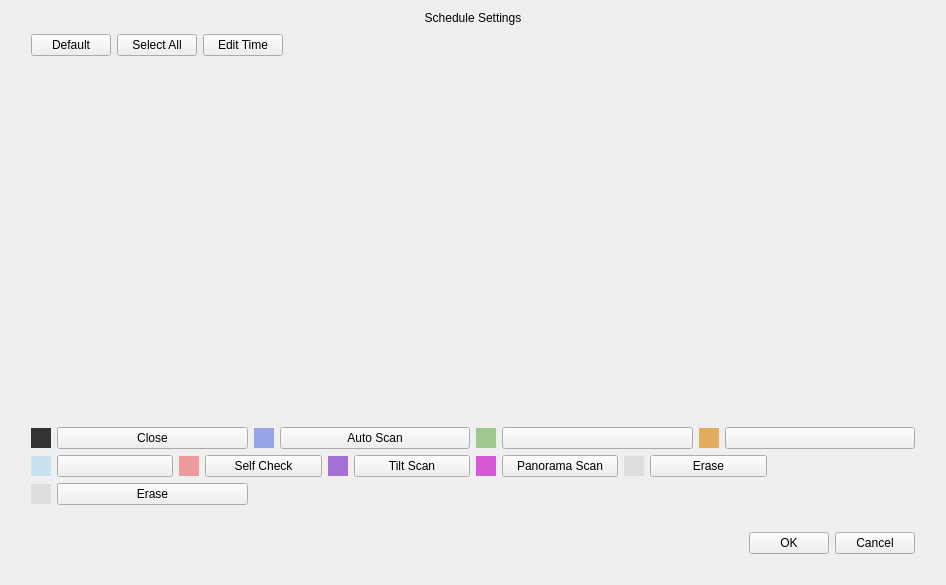
<?xml version="1.0" encoding="UTF-8"?>
<ui version="4.0">
 <class>PtzScheduleTask</class>
 <widget class="QWidget" name="PtzScheduleTask">
  <property name="geometry">
   <rect>
    <x>0</x>
    <y>0</y>
    <width>946</width>
    <height>585</height>
   </rect>
  </property>
  <property name="windowTitle">
   <string>Form</string>
  </property>
  <layout class="QVBoxLayout" name="verticalLayout">
   <property name="spacing">
    <number>0</number>
   </property>
   <item>
    <widget class="QLabel" name="label_title">
     <property name="text">
      <string>Schedule Settings</string>
     </property>
     <property name="alignment">
      <set>Qt::AlignCenter</set>
     </property>
    </widget>
   </item>
   <item>
    <widget class="QWidget" name="widget_background" native="true">
     <property name="sizePolicy">
      <sizepolicy hsizetype="Preferred" vsizetype="Expanding">
       <horstretch>0</horstretch>
       <verstretch>0</verstretch>
      </sizepolicy>
     </property>
     <layout class="QVBoxLayout" name="verticalLayout_2">
      <property name="leftMargin">
       <number>20</number>
      </property>
      <property name="rightMargin">
       <number>20</number>
      </property>
      <property name="bottomMargin">
       <number>20</number>
      </property>
      <item>
       <layout class="QHBoxLayout" name="horizontalLayout">
        <item>
         <widget class="MyPushButton" name="pushButtonDefault">
          <property name="text">
           <string>Default</string>
          </property>
         </widget>
        </item>
        <item>
         <widget class="MyPushButton" name="pushButtonSelectAll">
          <property name="text">
           <string>Select All</string>
          </property>
         </widget>
        </item>
        <item>
         <widget class="MyPushButton" name="pushButtonEditTime">
          <property name="text">
           <string>Edit Time</string>
          </property>
         </widget>
        </item>
        <item>
         <spacer name="horizontalSpacer">
          <property name="orientation">
           <enum>Qt::Horizontal</enum>
          </property>
          <property name="sizeHint" stdset="0">
           <size>
            <width>40</width>
            <height>20</height>
           </size>
          </property>
         </spacer>
        </item>
       </layout>
      </item>
      <item>
       <widget class="MsScheduleDraw" name="scheduleDraw" native="true">
        <property name="sizePolicy">
         <sizepolicy hsizetype="Preferred" vsizetype="Expanding">
          <horstretch>4</horstretch>
          <verstretch>0</verstretch>
         </sizepolicy>
        </property>
       </widget>
      </item>
      <item>
       <widget class="QWidget" name="widget_1" native="true">
        <layout class="QHBoxLayout" name="horizontalLayout_10">
         <property name="leftMargin">
          <number>0</number>
         </property>
         <property name="topMargin">
          <number>0</number>
         </property>
         <property name="rightMargin">
          <number>0</number>
         </property>
         <property name="bottomMargin">
          <number>0</number>
         </property>
         <item>
          <widget class="QWidget" name="widget_5" native="true">
           <property name="sizePolicy">
            <sizepolicy hsizetype="Preferred" vsizetype="Preferred">
             <horstretch>1</horstretch>
             <verstretch>0</verstretch>
            </sizepolicy>
           </property>
           <layout class="QHBoxLayout" name="horizontalLayout_3">
            <property name="leftMargin">
             <number>0</number>
            </property>
            <property name="topMargin">
             <number>0</number>
            </property>
            <property name="rightMargin">
             <number>0</number>
            </property>
            <property name="bottomMargin">
             <number>0</number>
            </property>
            <item>
             <widget class="ColorLabel" name="label_eventPopup_schedule">
              <property name="minimumSize">
               <size>
                <width>20</width>
                <height>0</height>
               </size>
              </property>
              <property name="maximumSize">
               <size>
                <width>20</width>
                <height>20</height>
               </size>
              </property>
              <property name="styleSheet">
               <string notr="true">background-color: #333333</string>
              </property>
              <property name="text">
               <string/>
              </property>
             </widget>
            </item>
            <item>
             <widget class="MyPushButton" name="pushButtonClose">
              <property name="sizePolicy">
               <sizepolicy hsizetype="Minimum" vsizetype="Fixed">
                <horstretch>0</horstretch>
                <verstretch>0</verstretch>
               </sizepolicy>
              </property>
              <property name="text">
               <string>Close</string>
              </property>
              <property name="checkable">
               <bool>true</bool>
              </property>
             </widget>
            </item>
           </layout>
          </widget>
         </item>
         <item>
          <widget class="QWidget" name="widget_6" native="true">
           <property name="sizePolicy">
            <sizepolicy hsizetype="Preferred" vsizetype="Preferred">
             <horstretch>1</horstretch>
             <verstretch>0</verstretch>
            </sizepolicy>
           </property>
           <layout class="QHBoxLayout" name="horizontalLayout_7">
            <property name="leftMargin">
             <number>0</number>
            </property>
            <property name="topMargin">
             <number>0</number>
            </property>
            <property name="rightMargin">
             <number>0</number>
            </property>
            <property name="bottomMargin">
             <number>0</number>
            </property>
            <item>
             <widget class="ColorLabel" name="label_eventPopup_schedule_2">
              <property name="minimumSize">
               <size>
                <width>20</width>
                <height>0</height>
               </size>
              </property>
              <property name="maximumSize">
               <size>
                <width>20</width>
                <height>20</height>
               </size>
              </property>
              <property name="styleSheet">
               <string notr="true">background-color: #95A5E8;</string>
              </property>
              <property name="text">
               <string/>
              </property>
             </widget>
            </item>
            <item>
             <widget class="MyPushButton" name="pushButtonAutoScan">
              <property name="sizePolicy">
               <sizepolicy hsizetype="Minimum" vsizetype="Fixed">
                <horstretch>0</horstretch>
                <verstretch>0</verstretch>
               </sizepolicy>
              </property>
              <property name="text">
               <string>Auto Scan</string>
              </property>
              <property name="checkable">
               <bool>true</bool>
              </property>
             </widget>
            </item>
           </layout>
          </widget>
         </item>
         <item>
          <widget class="QWidget" name="widget_7" native="true">
           <property name="sizePolicy">
            <sizepolicy hsizetype="Preferred" vsizetype="Preferred">
             <horstretch>1</horstretch>
             <verstretch>0</verstretch>
            </sizepolicy>
           </property>
           <layout class="QHBoxLayout" name="horizontalLayout_8">
            <property name="leftMargin">
             <number>0</number>
            </property>
            <property name="topMargin">
             <number>0</number>
            </property>
            <property name="rightMargin">
             <number>0</number>
            </property>
            <property name="bottomMargin">
             <number>0</number>
            </property>
            <item>
             <widget class="ColorLabel" name="label_eventPopup_schedule_3">
              <property name="minimumSize">
               <size>
                <width>20</width>
                <height>0</height>
               </size>
              </property>
              <property name="maximumSize">
               <size>
                <width>20</width>
                <height>20</height>
               </size>
              </property>
              <property name="styleSheet">
               <string notr="true">background-color: #A0C78E;</string>
              </property>
              <property name="text">
               <string/>
              </property>
             </widget>
            </item>
            <item>
             <widget class="MyPushButtonWithCombobox" name="pushButtonPreset">
              <property name="sizePolicy">
               <sizepolicy hsizetype="Minimum" vsizetype="Fixed">
                <horstretch>0</horstretch>
                <verstretch>0</verstretch>
               </sizepolicy>
              </property>
              <property name="text">
               <string/>
              </property>
              <property name="checkable">
               <bool>true</bool>
              </property>
             </widget>
            </item>
           </layout>
          </widget>
         </item>
         <item>
          <widget class="QWidget" name="widget_8" native="true">
           <property name="sizePolicy">
            <sizepolicy hsizetype="Preferred" vsizetype="Preferred">
             <horstretch>1</horstretch>
             <verstretch>0</verstretch>
            </sizepolicy>
           </property>
           <layout class="QHBoxLayout" name="horizontalLayout_9">
            <property name="leftMargin">
             <number>0</number>
            </property>
            <property name="topMargin">
             <number>0</number>
            </property>
            <property name="rightMargin">
             <number>0</number>
            </property>
            <property name="bottomMargin">
             <number>0</number>
            </property>
            <item>
             <widget class="ColorLabel" name="label_eventPopup_schedule_4">
              <property name="minimumSize">
               <size>
                <width>20</width>
                <height>0</height>
               </size>
              </property>
              <property name="maximumSize">
               <size>
                <width>20</width>
                <height>20</height>
               </size>
              </property>
              <property name="styleSheet">
               <string notr="true">background-color: #E3AC5D;</string>
              </property>
              <property name="text">
               <string/>
              </property>
             </widget>
            </item>
            <item>
             <widget class="MyPushButtonWithCombobox" name="pushButtonPatrol">
              <property name="sizePolicy">
               <sizepolicy hsizetype="Minimum" vsizetype="Fixed">
                <horstretch>0</horstretch>
                <verstretch>0</verstretch>
               </sizepolicy>
              </property>
              <property name="text">
               <string/>
              </property>
              <property name="checkable">
               <bool>true</bool>
              </property>
             </widget>
            </item>
           </layout>
          </widget>
         </item>
        </layout>
       </widget>
      </item>
      <item>
       <widget class="QWidget" name="widget_2" native="true">
        <layout class="QHBoxLayout" name="horizontalLayout_15">
         <property name="leftMargin">
          <number>0</number>
         </property>
         <property name="topMargin">
          <number>0</number>
         </property>
         <property name="rightMargin">
          <number>0</number>
         </property>
         <property name="bottomMargin">
          <number>0</number>
         </property>
         <item>
          <widget class="QWidget" name="widget_9" native="true">
           <property name="sizePolicy">
            <sizepolicy hsizetype="Preferred" vsizetype="Preferred">
             <horstretch>1</horstretch>
             <verstretch>0</verstretch>
            </sizepolicy>
           </property>
           <layout class="QHBoxLayout" name="horizontalLayout_5">
            <property name="leftMargin">
             <number>0</number>
            </property>
            <property name="topMargin">
             <number>0</number>
            </property>
            <property name="rightMargin">
             <number>0</number>
            </property>
            <property name="bottomMargin">
             <number>0</number>
            </property>
            <item>
             <widget class="ColorLabel" name="label_eventPopup_schedule_7">
              <property name="minimumSize">
               <size>
                <width>20</width>
                <height>0</height>
               </size>
              </property>
              <property name="maximumSize">
               <size>
                <width>20</width>
                <height>20</height>
               </size>
              </property>
              <property name="styleSheet">
               <string notr="true">background-color: #C9E2F2;</string>
              </property>
              <property name="text">
               <string/>
              </property>
             </widget>
            </item>
            <item>
             <widget class="MyPushButtonWithCombobox" name="pushButtonPattern">
              <property name="sizePolicy">
               <sizepolicy hsizetype="Expanding" vsizetype="Fixed">
                <horstretch>0</horstretch>
                <verstretch>0</verstretch>
               </sizepolicy>
              </property>
              <property name="text">
               <string/>
              </property>
              <property name="checkable">
               <bool>true</bool>
              </property>
             </widget>
            </item>
           </layout>
          </widget>
         </item>
         <item>
          <widget class="QWidget" name="widget_10" native="true">
           <property name="sizePolicy">
            <sizepolicy hsizetype="Preferred" vsizetype="Preferred">
             <horstretch>1</horstretch>
             <verstretch>0</verstretch>
            </sizepolicy>
           </property>
           <layout class="QHBoxLayout" name="horizontalLayout_11">
            <property name="leftMargin">
             <number>0</number>
            </property>
            <property name="topMargin">
             <number>0</number>
            </property>
            <property name="rightMargin">
             <number>0</number>
            </property>
            <property name="bottomMargin">
             <number>0</number>
            </property>
            <item>
             <widget class="ColorLabel" name="label_eventPopup_schedule_8">
              <property name="minimumSize">
               <size>
                <width>20</width>
                <height>0</height>
               </size>
              </property>
              <property name="maximumSize">
               <size>
                <width>20</width>
                <height>20</height>
               </size>
              </property>
              <property name="styleSheet">
               <string notr="true">background-color: #EE9B9E;</string>
              </property>
              <property name="text">
               <string/>
              </property>
             </widget>
            </item>
            <item>
             <widget class="MyPushButton" name="pushButtonSelfCheck">
              <property name="sizePolicy">
               <sizepolicy hsizetype="Expanding" vsizetype="Fixed">
                <horstretch>0</horstretch>
                <verstretch>0</verstretch>
               </sizepolicy>
              </property>
              <property name="text">
               <string>Self Check</string>
              </property>
              <property name="checkable">
               <bool>true</bool>
              </property>
             </widget>
            </item>
           </layout>
          </widget>
         </item>
         <item>
          <widget class="QWidget" name="widgetTiltScan" native="true">
           <property name="sizePolicy">
            <sizepolicy hsizetype="Preferred" vsizetype="Preferred">
             <horstretch>1</horstretch>
             <verstretch>0</verstretch>
            </sizepolicy>
           </property>
           <layout class="QHBoxLayout" name="horizontalLayout_12">
            <property name="leftMargin">
             <number>0</number>
            </property>
            <property name="topMargin">
             <number>0</number>
            </property>
            <property name="rightMargin">
             <number>0</number>
            </property>
            <property name="bottomMargin">
             <number>0</number>
            </property>
            <item>
             <widget class="ColorLabel" name="label_eventPopup_schedule_9">
              <property name="minimumSize">
               <size>
                <width>20</width>
                <height>0</height>
               </size>
              </property>
              <property name="maximumSize">
               <size>
                <width>20</width>
                <height>20</height>
               </size>
              </property>
              <property name="styleSheet">
               <string notr="true">background-color: #A571D5;</string>
              </property>
              <property name="text">
               <string/>
              </property>
             </widget>
            </item>
            <item>
             <widget class="MyPushButton" name="pushButtonTiltScan">
              <property name="sizePolicy">
               <sizepolicy hsizetype="Expanding" vsizetype="Fixed">
                <horstretch>0</horstretch>
                <verstretch>0</verstretch>
               </sizepolicy>
              </property>
              <property name="text">
               <string>Tilt Scan</string>
              </property>
              <property name="checkable">
               <bool>true</bool>
              </property>
             </widget>
            </item>
           </layout>
          </widget>
         </item>
         <item>
          <widget class="QWidget" name="widgetPanoramaScan" native="true">
           <property name="sizePolicy">
            <sizepolicy hsizetype="Preferred" vsizetype="Preferred">
             <horstretch>1</horstretch>
             <verstretch>0</verstretch>
            </sizepolicy>
           </property>
           <layout class="QHBoxLayout" name="horizontalLayout_13">
            <property name="leftMargin">
             <number>0</number>
            </property>
            <property name="topMargin">
             <number>0</number>
            </property>
            <property name="rightMargin">
             <number>0</number>
            </property>
            <property name="bottomMargin">
             <number>0</number>
            </property>
            <item>
             <widget class="ColorLabel" name="label_eventPopup_schedule_10">
              <property name="minimumSize">
               <size>
                <width>20</width>
                <height>0</height>
               </size>
              </property>
              <property name="maximumSize">
               <size>
                <width>20</width>
                <height>20</height>
               </size>
              </property>
              <property name="styleSheet">
               <string notr="true">background-color: #D55AD5;</string>
              </property>
              <property name="text">
               <string/>
              </property>
             </widget>
            </item>
            <item>
             <widget class="MyPushButton" name="pushButtonPanoramaScan">
              <property name="sizePolicy">
               <sizepolicy hsizetype="Expanding" vsizetype="Fixed">
                <horstretch>0</horstretch>
                <verstretch>0</verstretch>
               </sizepolicy>
              </property>
              <property name="text">
               <string>Panorama Scan</string>
              </property>
              <property name="checkable">
               <bool>true</bool>
              </property>
             </widget>
            </item>
           </layout>
          </widget>
         </item>
         <item>
          <widget class="QWidget" name="widgetErase2" native="true">
           <property name="sizePolicy">
            <sizepolicy hsizetype="Preferred" vsizetype="Preferred">
             <horstretch>1</horstretch>
             <verstretch>0</verstretch>
            </sizepolicy>
           </property>
           <layout class="QHBoxLayout" name="horizontalLayout_14">
            <property name="leftMargin">
             <number>0</number>
            </property>
            <property name="topMargin">
             <number>0</number>
            </property>
            <property name="rightMargin">
             <number>0</number>
            </property>
            <property name="bottomMargin">
             <number>0</number>
            </property>
            <item>
             <widget class="ColorLabel" name="label">
              <property name="minimumSize">
               <size>
                <width>20</width>
                <height>0</height>
               </size>
              </property>
              <property name="maximumSize">
               <size>
                <width>20</width>
                <height>20</height>
               </size>
              </property>
              <property name="styleSheet">
               <string notr="true">background-color: #DEDEDE;</string>
              </property>
              <property name="text">
               <string/>
              </property>
             </widget>
            </item>
            <item>
             <widget class="MyPushButton" name="pushButtonErase2">
              <property name="sizePolicy">
               <sizepolicy hsizetype="Expanding" vsizetype="Fixed">
                <horstretch>0</horstretch>
                <verstretch>0</verstretch>
               </sizepolicy>
              </property>
              <property name="text">
               <string>Erase</string>
              </property>
              <property name="checkable">
               <bool>true</bool>
              </property>
             </widget>
            </item>
           </layout>
          </widget>
         </item>
         <item>
          <widget class="QWidget" name="widgetEmpty" native="true">
           <property name="sizePolicy">
            <sizepolicy hsizetype="Preferred" vsizetype="Preferred">
             <horstretch>1</horstretch>
             <verstretch>0</verstretch>
            </sizepolicy>
           </property>
          </widget>
         </item>
        </layout>
       </widget>
      </item>
      <item>
       <widget class="QWidget" name="widgetErase" native="true">
        <layout class="QHBoxLayout" name="horizontalLayout_6">
         <property name="spacing">
          <number>6</number>
         </property>
         <property name="leftMargin">
          <number>0</number>
         </property>
         <property name="topMargin">
          <number>0</number>
         </property>
         <property name="rightMargin">
          <number>0</number>
         </property>
         <property name="bottomMargin">
          <number>0</number>
         </property>
         <item>
          <widget class="QWidget" name="widget_3" native="true">
           <property name="sizePolicy">
            <sizepolicy hsizetype="Preferred" vsizetype="Preferred">
             <horstretch>1</horstretch>
             <verstretch>0</verstretch>
            </sizepolicy>
           </property>
           <layout class="QHBoxLayout" name="horizontalLayout_4">
            <property name="spacing">
             <number>6</number>
            </property>
            <property name="leftMargin">
             <number>0</number>
            </property>
            <property name="topMargin">
             <number>0</number>
            </property>
            <property name="rightMargin">
             <number>0</number>
            </property>
            <property name="bottomMargin">
             <number>0</number>
            </property>
            <item>
             <widget class="ColorLabel" name="label_eventPopup_schedule_6">
              <property name="minimumSize">
               <size>
                <width>20</width>
                <height>0</height>
               </size>
              </property>
              <property name="maximumSize">
               <size>
                <width>20</width>
                <height>20</height>
               </size>
              </property>
              <property name="styleSheet">
               <string notr="true">background-color: #DEDEDE;</string>
              </property>
              <property name="text">
               <string/>
              </property>
             </widget>
            </item>
            <item>
             <widget class="MyPushButton" name="pushButtonErase">
              <property name="sizePolicy">
               <sizepolicy hsizetype="Expanding" vsizetype="Fixed">
                <horstretch>0</horstretch>
                <verstretch>0</verstretch>
               </sizepolicy>
              </property>
              <property name="text">
               <string>Erase</string>
              </property>
              <property name="checkable">
               <bool>true</bool>
              </property>
              <property name="checked">
               <bool>false</bool>
              </property>
             </widget>
            </item>
           </layout>
          </widget>
         </item>
         <item>
          <widget class="QWidget" name="widget_15" native="true">
           <property name="sizePolicy">
            <sizepolicy hsizetype="Preferred" vsizetype="Preferred">
             <horstretch>1</horstretch>
             <verstretch>0</verstretch>
            </sizepolicy>
           </property>
          </widget>
         </item>
         <item>
          <widget class="QWidget" name="widget_14" native="true">
           <property name="sizePolicy">
            <sizepolicy hsizetype="Preferred" vsizetype="Preferred">
             <horstretch>1</horstretch>
             <verstretch>0</verstretch>
            </sizepolicy>
           </property>
          </widget>
         </item>
         <item>
          <widget class="QWidget" name="widget_4" native="true">
           <property name="sizePolicy">
            <sizepolicy hsizetype="Preferred" vsizetype="Preferred">
             <horstretch>1</horstretch>
             <verstretch>0</verstretch>
            </sizepolicy>
           </property>
          </widget>
         </item>
        </layout>
       </widget>
      </item>
      <item>
       <widget class="QWidget" name="widget" native="true">
        <property name="minimumSize">
         <size>
          <width>0</width>
          <height>15</height>
         </size>
        </property>
       </widget>
      </item>
      <item>
       <layout class="QHBoxLayout" name="horizontalLayout_2">
        <item>
         <spacer name="horizontalSpacer_2">
          <property name="orientation">
           <enum>Qt::Horizontal</enum>
          </property>
          <property name="sizeHint" stdset="0">
           <size>
            <width>40</width>
            <height>20</height>
           </size>
          </property>
         </spacer>
        </item>
        <item>
         <widget class="MyPushButton" name="pushButtonOk">
          <property name="text">
           <string>OK</string>
          </property>
         </widget>
        </item>
        <item>
         <widget class="MyPushButton" name="pushButtonCancel">
          <property name="text">
           <string>Cancel</string>
          </property>
         </widget>
        </item>
       </layout>
      </item>
     </layout>
    </widget>
   </item>
  </layout>
 </widget>
 <customwidgets>
  <customwidget>
   <class>MyPushButton</class>
   <extends>QPushButton</extends>
   <header>mypushbutton.h</header>
  </customwidget>
  <customwidget>
   <class>ColorLabel</class>
   <extends>QLabel</extends>
   <header>colorlabel.h</header>
  </customwidget>
  <customwidget>
   <class>MsScheduleDraw</class>
   <extends>QWidget</extends>
   <header>msscheduledraw.h</header>
   <container>1</container>
  </customwidget>
  <customwidget>
   <class>MyPushButtonWithCombobox</class>
   <extends>QPushButton</extends>
   <header>MyPushButtonWithCombobox.h</header>
  </customwidget>
 </customwidgets>
 <resources/>
 <connections/>
</ui>
